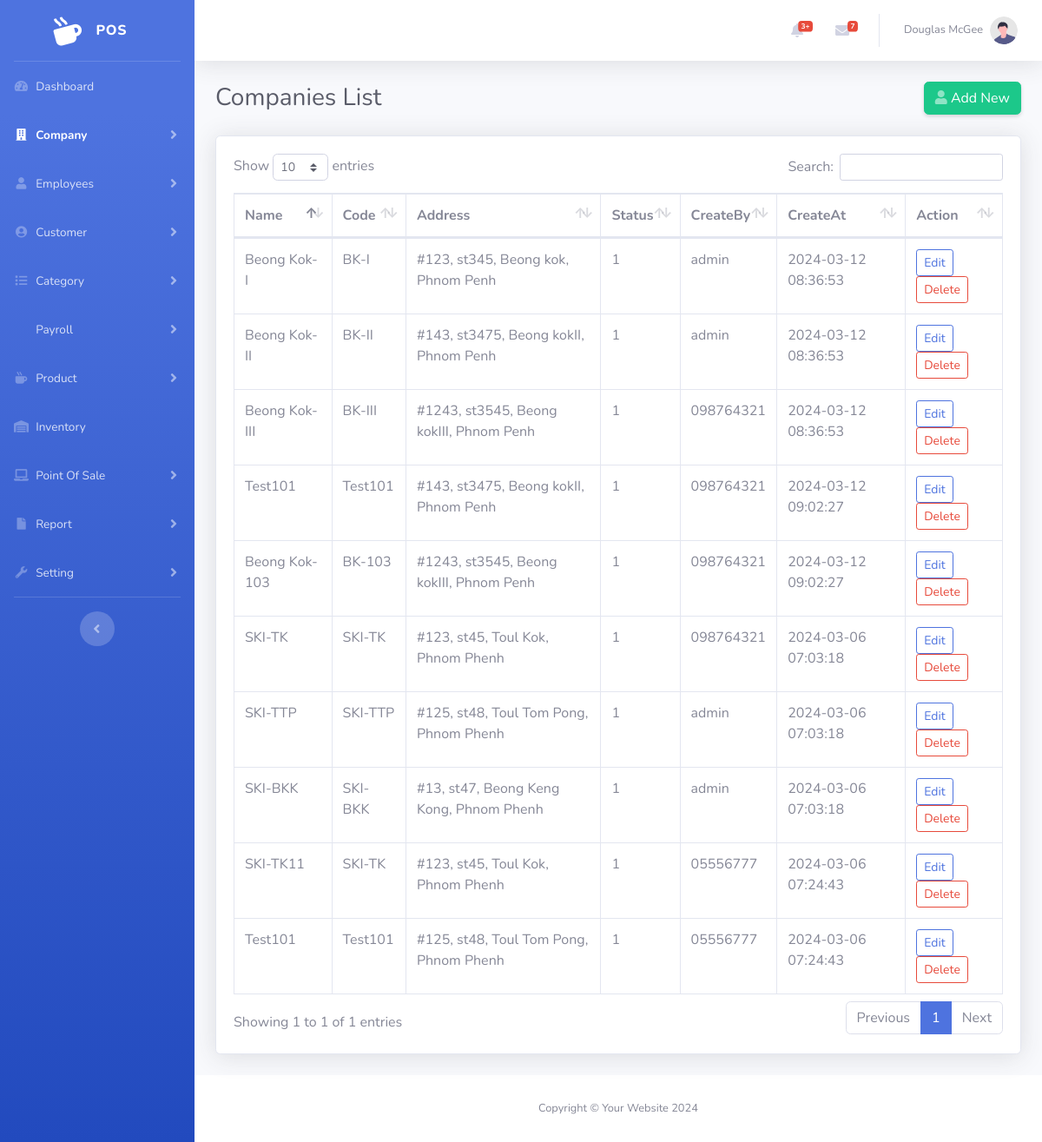
The page /admin/com-list.php on the database its author committed.
### tables this page shows
CREATE TABLE `outlet` (
  `Id` int(11) NOT NULL,
  `Name` varchar(120) NOT NULL,
  `Code` varchar(120) NOT NULL,
  `Status` tinyint(1) DEFAULT 1,
  `Address` text DEFAULT NULL,
  `CreateBy` int(11) DEFAULT NULL,
  `CreateAt` timestamp NOT NULL DEFAULT current_timestamp(),
  `ApproveBy` int(11) DEFAULT NULL,
  `ApproveAt` datetime DEFAULT NULL
);

CREATE TABLE `user` (
  `Id` int(11) NOT NULL,
  `OutletId` int(11) DEFAULT NULL,
  `EmployeeId` int(11) DEFAULT NULL,
  `RoleId` int(11) DEFAULT NULL,
  `Username` varchar(120) NOT NULL,
  `Password` varchar(255) NOT NULL,
  `ActivedAt` datetime DEFAULT NULL,
  `Status` tinyint(1) DEFAULT 1,
  `CreateBy` int(11) DEFAULT NULL,
  `CreateAt` timestamp NOT NULL DEFAULT current_timestamp()
);

### admin/com-list.php (the view, shortened to what this page needs)
<?php
include('cn.php');
?>
<!DOCTYPE html>
<html lang="en">
<head>
    <link href="vendor/fontawesome-free/css/all.min.css" rel="stylesheet" type="text/css">
    <link href="css/sb-admin-2.min.css" rel="stylesheet">
    <link href="vendor/datatables/dataTables.bootstrap4.min.css" rel="stylesheet">
</head>
<body id="page-top">
    <div id="wrapper">
        <?php include './include/sidebar.php' ?>
        <div id="content-wrapper" class="d-flex flex-column">
            <div id="content">
                <?php include './include/topbar.php' ?>
                <div class="container-fluid">
                    <div class="d-sm-flex align-items-center justify-content-between mb-4">
                        <h1 class="h3 mb-0 text-gray-800">Companies List</h1>
                        <a href="com-add.php" class="d-none d-sm-inline-block btn btn-success shadow-sm"><i class="fas fa-user text-white-50"></i> Add New</a>
                    </div>
                    <div class="card shadow mb-4">
                        <div class="card-body">
                            <div class="table-responsive">
                                <table class="table table-bordered" id="dataTable" width="100%" cellspacing="0">
                                    <thead>
                                        <tr>
                                            <th>Name</th>
                                            <th>Code</th>
                                            <th>Address</th>
                                            <th>Status</th>
                                            <th>CreateBy</th>
                                            <th>CreateAt</th>
                                            <th>Action</th>
                                        </tr>
                                    </thead>
                                    <?php
                                    $sqloutlet = "SELECT * FROM `outlet`";
                                    $rs = $conn->query($sqloutlet);
                                    while ($rowOutlet = $rs->fetch_assoc()) {
                                        $Createby = $conn->query("SELECT * FROM `user` WHERE Id=" .$rowOutlet['CreateBy'])->fetch_assoc();
                                        echo '
                                            <tbody>
                                                <tr>
                                                    <td>'.$rowOutlet['Name'].'</td>
                                                    <td>'.$rowOutlet['Code'].'</td>
                                                    <td>'.$rowOutlet['Address'].'</td>
                                                    <td>'.$rowOutlet['Status'].'</td>
                                                    <td>'.$Createby['Username'].'</td>
                                                    <td>'.$rowOutlet['CreateAt'].'</td>
                                                    <td>
                                                        <a href="com-add.php?OutId='.$rowOutlet['Id'].'"  " class="btn btn-outline-primary btn-sm ">Edit</a>
                                                        <a href="com-list.php?delId='.$rowOutlet['Id'].'" class="btn btn-outline-danger btn-sm" onclick="return confirm(\'Are you sure you want to delete this Outlet?\')">Delete</a>
                                                    </td>
                                                </tr>
                                            </tbody>
                                            ';
                                    }
                                    ?>
                                </table>
                            </div>
                        </div>
                    </div>
                </div>
            </div>
            <?php include './include/footer.php' ?>
        </div>
    </div>
</body>
</html>

### admin/include/sidebar.php (shortened to what this page needs)
<?php
$current_page = basename($_SERVER['PHP_SELF']);
?>
<ul class="navbar-nav bg-gradient-primary sidebar sidebar-dark accordion" id="accordionSidebar">
    <a class="sidebar-brand d-flex align-items-center justify-content-center" href="index.php">
        <div class="sidebar-brand-icon rotate-n-15">
            <i class="fas fa-mug-hot"></i>
        </div>
        <div class="sidebar-brand-text mx-3">POS</div>
    </a>
    <hr class="sidebar-divider my-0">
    <li class="nav-item <?php echo ($current_page == 'index.php') ? 'active' : ''; ?>">
        <a class="nav-link" href="index.php">
            <i class="fas fa-fw fa-tachometer-alt"></i>
            <span>Dashboard</span>
        </a>
    </li>
    <li class="nav-item <?php echo ($current_page == 'com-add.php' || $current_page == 'com-list.php') ? 'active' : ''; ?>">
        <a class="nav-link collapsed" href="#" data-toggle="collapse" data-target="#collapseCom" aria-expanded="true" aria-controls="collapseCom">
            <i class="fas fa-fw fa-building"></i>
            <span>Company</span>
        </a>
    </li>
    <li class="nav-item <?php echo ($current_page == 'emp-add.php' || $current_page == 'emp-list.php') ? 'active' : ''; ?>">
        <a class="nav-link collapsed" href="#" data-toggle="collapse" data-target="#collapseEmp" aria-expanded="true" aria-controls="collapseEmp">
            <i class="fas fa-fw fa-user"></i>
            <span>Employees</span>
        </a>
    </li>
    <li class="nav-item <?php echo ($current_page == 'cus-add.php' || $current_page == 'cus-list.php') ? 'active' : ''; ?>">
        <a class="nav-link collapsed" href="#" data-toggle="collapse" data-target="#collapseCus" aria-expanded="true" aria-controls="collapseCus">
            <i class="fas fa-fw fa-user-circle"></i>
            <span>Customer</span>
        </a>
    </li>
    <li class="nav-item <?php echo ($current_page == 'cate-add.php' || $current_page == 'cate-list.php') ? 'active' : ''; ?>">
        <a class="nav-link collapsed" href="#" data-toggle="collapse" data-target="#collapseCat" aria-expanded="true" aria-controls="collapsePro">
            <i class="fas fa-fw fa-list"></i>
            <span>Category</span>
        </a>
    </li>
    <li class="nav-item <?php echo ($current_page == 'cate-add.php' || $current_page == 'cate-list.php') ? 'active' : ''; ?>">
        <a class="nav-link collapsed" href="#" data-toggle="collapse" data-target="#collapsePayroll" aria-expanded="true" aria-controls="collapsePayroll">
            <span>Payroll</span>
        </a>
    </li>
    <li class="nav-item <?php echo ($current_page == 'product-add.php' || $current_page == 'product-list.php') ? 'active' : ''; ?>">
        <a class="nav-link collapsed" href="#" data-toggle="collapse" data-target="#collapsePro" aria-expanded="true" aria-controls="collapsePro">
            <i class="fas fa-fw fa-mug-hot"></i>
            <span>Product</span>
        </a>
    </li>
    <li class="nav-item <?php echo ($current_page == 'inventory.php') ? 'active' : ''; ?>">
        <a class="nav-link collapsed" href="inventory.php">
            <i class="fas fa-fw fa-warehouse"></i>
            <span>Inventory</span>
        </a>
    </li>
    <li class="nav-item <?php echo ($current_page == 'user-list.php') ? 'active' : ''; ?>">
        <a class="nav-link collapsed" href="#" data-toggle="collapse" data-target="#collapsePOS" aria-expanded="true" aria-controls="collapseUtilities">
            <i class="fa fa-laptop" aria-hidden="true"></i>
            <span>Point Of Sale</span>
        </a>
    </li>
    <li class="nav-item <?php echo ($current_page == 'user-list.php') ? 'active' : ''; ?>">
        <a class="nav-link collapsed" href="#" data-toggle="collapse" data-target="#collapseSet1" aria-expanded="true" aria-controls="collapseUtilities">
            <i class="fas fa-fw fa-file"></i>
            <span>Report</span>
        </a>
    </li>
    <li class="nav-item <?php echo ($current_page == 'user-list.php') ? 'active' : ''; ?>">
        <a class="nav-link collapsed" href="#" data-toggle="collapse" data-target="#collapseSet" aria-expanded="true" aria-controls="collapseUtilities">
            <i class="fas fa-fw fa-wrench"></i>
            <span>Setting</span>
        </a>
    </li>
    <hr class="sidebar-divider">
    <div class="text-center d-none d-md-inline">
        <button class="rounded-circle border-0" id="sidebarToggle"></button>
    </div>
</ul>

### admin/include/topbar.php (shortened to what this page needs)
<nav class="navbar navbar-expand navbar-light bg-white topbar mb-4 static-top shadow">
    <ul class="navbar-nav ml-auto">
        <li class="nav-item dropdown no-arrow mx-1">
            <a class="nav-link dropdown-toggle" href="#" id="alertsDropdown" role="button" data-toggle="dropdown" aria-haspopup="true" aria-expanded="false">
                <i class="fas fa-bell fa-fw"></i>
                <span class="badge badge-danger badge-counter">3+</span>
            </a>
        </li>
        <li class="nav-item dropdown no-arrow mx-1">
            <a class="nav-link dropdown-toggle" href="#" id="messagesDropdown" role="button" data-toggle="dropdown" aria-haspopup="true" aria-expanded="false">
                <i class="fas fa-envelope fa-fw"></i>
                <span class="badge badge-danger badge-counter">7</span>
            </a>
        </li>
        <li class="nav-item dropdown no-arrow">
            <a class="nav-link dropdown-toggle" href="#" id="userDropdown" role="button" data-toggle="dropdown" aria-haspopup="true" aria-expanded="false">
                <span class="mr-2 d-none d-lg-inline text-gray-600 small">Douglas McGee</span>
                <img class="img-profile rounded-circle" src="img/undraw_profile.svg">
            </a>
        </li>
    </ul>
</nav>

### admin/include/footer.php
<footer class="sticky-footer bg-white">
    <div class="container my-auto">
        <div class="copyright text-center my-auto">
            <span>Copyright &copy; Your Website 2024</span>
        </div>
    </div>
</footer>

### rows shown on the page
outlet: Name "Beong Kok-I", Code "BK-I", Address "#123, st345, Beong kok, Phnom Penh", Status "1", user.Username "admin", CreateAt "2024-03-12 08:36:53"
outlet: Name "Beong Kok-II", Code "BK-II", Address "#143, st3475, Beong kokII, Phnom Penh", Status "1", user.Username "admin", CreateAt "2024-03-12 08:36:53"
outlet: Name "Beong Kok-III", Code "BK-III", Address "#1243, st3545, Beong kokIII, Phnom Penh", Status "1", user.Username "098764321", CreateAt "2024-03-12 08:36:53"
outlet: Name "Test101", Code "Test101", Address "#143, st3475, Beong kokII, Phnom Penh", Status "1", user.Username "098764321", CreateAt "2024-03-12 09:02:27"
outlet: Name "Beong Kok-103", Code "BK-103", Address "#1243, st3545, Beong kokIII, Phnom Penh", Status "1", user.Username "098764321", CreateAt "2024-03-12 09:02:27"
outlet: Name "SKI-TK", Code "SKI-TK", Address "#123, st45, Toul Kok, Phnom Phenh", Status "1", user.Username "098764321", CreateAt "2024-03-06 07:03:18"
outlet: Name "SKI-TTP", Code "SKI-TTP", Address "#125, st48, Toul Tom Pong, Phnom Phenh", Status "1", user.Username "admin", CreateAt "2024-03-06 07:03:18"
outlet: Name "SKI-BKK", Code "SKI-BKK", Address "#13, st47, Beong Keng Kong, Phnom Phenh", Status "1", user.Username "admin", CreateAt "2024-03-06 07:03:18"
outlet: Name "SKI-TK11", Code "SKI-TK", Address "#123, st45, Toul Kok, Phnom Phenh", Status "1", user.Username "05556777", CreateAt "2024-03-06 07:24:43"
outlet: Name "Test101", Code "Test101", Address "#125, st48, Toul Tom Pong, Phnom Phenh", Status "1", user.Username "05556777", CreateAt "2024-03-06 07:24:43"
